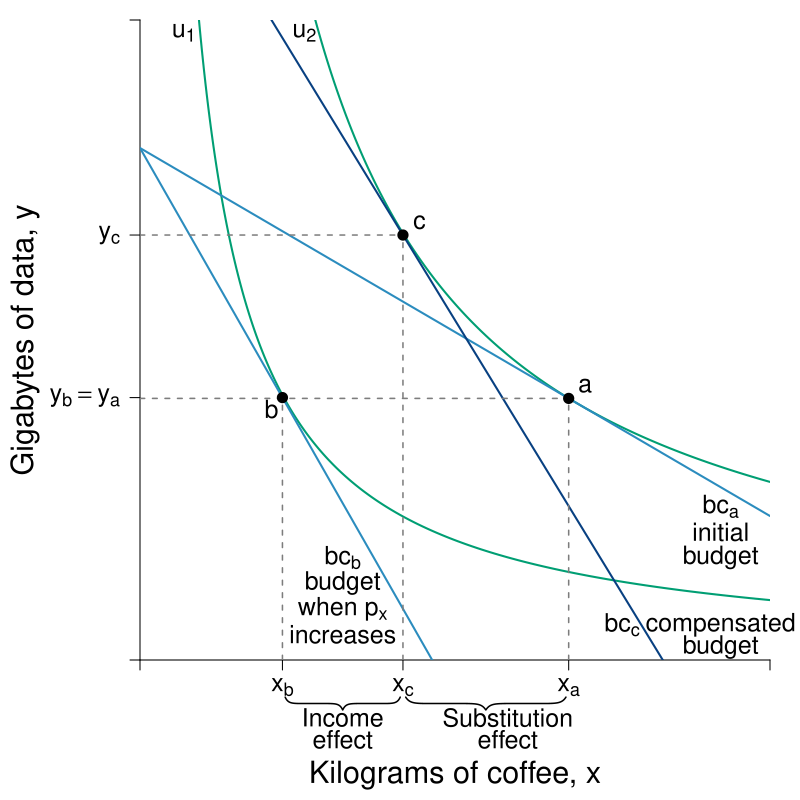

This chart was generated by the following R code:
#Graph Designer: Simon Halliday
#Authors: Bowles, Foley and Halliday
#Title: Coordination, Conflict and Competition: A Text in Microeconomics

library(shape)
library(pBrackets)

pdf(file = "indmarketdemand/decomposition_cd_update.pdf", width = 8, height = 8)

#Set parameters for graphics
axislabelsize <- 1.8
labelsize <- 1.5
namesize <- 1.8
annotatesize <- 1.5
graphlinewidth <- 2
segmentlinewidth <- 1.5

COL <- c("#7fc97f", "#beaed4", "#fdc086", "#ffff99", "#386cb0", "#f0027f", "#bf5b17", "#666666")
COLA <- c("#e0f3db", "#99d8c9","#66c2a4","#41ae76", "#238b45", "#005824")
COLB <- c("#c6dbef", "#4eb3d3", "#2b8cbe", "#0868ac","#084081")
COLC <- c("#fcfbfd", "#efedf5", "#dadaeb", "#bcbddc", "#9e9ac8", "#807dba", "#6a51a3", "#54278f", "#3f007d")
grays <- gray.colors(25, start = 1, end = 0)
CBCols <- c("#009E73","#0072B2","#E69F00","#CC79A7", "#F0E442")

#Edited the margins to cater for the larger LHS labels
par(mar =  c(7, 7, 1, 1.5))

#Original budget constraint and pivoted budget constraint

bc1 <- function(x, slope = 0.75) {
  40 - slope*x
}

bc2 <- function(x) {
  40 - .345*x
}

#Utility functions 

uFn <- function(x, y, alpha = 0.5){
  (x^alpha)*(y^(1-alpha))
}

#Compensated budget constraint parallel to bc1

cbc1 <- function(x, int = 66.8, slope = 0.7) {
  int - slope*x
}

#Add limits on axes and levels of utility for each indifference curve
ylims <- c(0, 50)
xlims <- c(0, 115)

npts <- 501 
x <- seq(xlims[1], xlims[2], length.out = npts)
y <- seq(ylims[1], ylims[2], length.out = npts) 

#a <- c(23.2, 36.6) #alpha = 0.6
a <- c(23.2, 40) #alpha = 0.6

plot(0, 0, xlim = xlims, ylim = ylims, type = "n",
     xlab = expression(paste("")),
     ylab = expression(paste("")), 
     xaxt = "n", 
     yaxt = "n", 
     cex.lab = axislabelsize, 
     bty = "n", 
     xaxs="i", 
     yaxs="i"
)

#x and y limits with plain axes without ticks/numbers to match previous graph

ticksx <- c(0, 26, 48, 78.25, xlims[2])
xlabels <- c(NA, expression(paste(x[b])), expression(paste(x[c])) , expression(paste(x[a])), NA)
ticksy <- c(0, bc1(26), cbc1(48), ylims[2])
ylabels <- c(NA, expression(paste(y[b] == y[a])), expression(paste(y[c])), NA)

axis(1, at = ticksx,  pos = 0, labels = xlabels, cex.axis = labelsize)
axis(2, at = ticksy,  pos = 0, labels = ylabels, las = 1, cex.axis = labelsize)

npts <- 500 
xx1 <- seq(xlims[1], xlims[2], length.out = npts)
xx2 <- seq(0, xlims[2], length.out = npts)
xx3 <- seq(xlims[1], 0, length.out = npts)
xx4 <- seq(-11, 0, length.out = npts)

contour(x, y, 
        outer(x, y, uFn),
        drawlabels = FALSE,
        col = CBCols[1],
        lwd = graphlinewidth,
        levels = a, 
        xaxs="i", 
        yaxs="i", 
        add = TRUE)

#Axis labels
#mtext(expression(paste("Kilograms of coffee, ", x)), side = 1, line = 2.5, cex = axislabelsize)
text(0.5*xlims[2], -9, expression(paste("Kilograms of coffee, ", x)), xpd = TRUE, cex = axislabelsize) 
text(-21, 0.5*ylims[2], expression(paste("Gigabytes of data, ", y)), xpd = TRUE, cex = axislabelsize, srt = 90) 

lines(xx1, bc1(xx1, slope = 0.75), col = COLB[3], lwd = graphlinewidth)
#lines(xx1, bc1(xx1, slope = 0.3), col = COLB[3], lwd = graphlinewidth)
lines(xx1, bc1(xx1, slope = 0.25), col = COLB[3], lwd = graphlinewidth)

lines(xx1, cbc1(xx1, int = 66.8, slope = 0.7), col = COLB[5], lwd = graphlinewidth)


#Label curves

text(8, 49, expression(u[1]), cex = labelsize)
text(30, 49, expression(u[2]), cex = labelsize)

text(37, 8, expression(bc[b]), cex = labelsize)
text(37, 6, expression(paste("budget")), cex = labelsize)
text(37, 4, expression(paste("when ", p[x])), cex = labelsize)
text(37, 2, expression(paste("increases")), cex = labelsize)

text(106, 12, expression(bc[a]), cex = labelsize)
text(106, 10, expression(paste("initial")), cex = labelsize)
text(106, 8, expression(paste("budget")), cex = labelsize)


text(88, 2.75, expression(bc[c]), cex = labelsize)
text(106, 2.75, expression(paste("compensated")), cex = labelsize, xpd = TRUE)
text(106, 1, expression(paste("budget")), cex = labelsize, xpd = TRUE)

#Label points e-sub, e, e'

text(48 + 3, cbc1(48) + 1, expression(paste(c)), cex = labelsize)
segments(48, 0, 48, cbc1(x = 48), lty = 2, col = grays[20], lwd = segmentlinewidth)
segments(0, cbc1(x = 48), 48, cbc1(48), lty = 2, col = grays[20], lwd = segmentlinewidth)
points(48, cbc1(x = 48), pch = 16, col = "black", cex = 1.5)

#Point on initial budget constraint
text(78.25 + 3, bc1(78.25, slope = 0.25) + 1, expression(paste(a)), cex = labelsize)
segments(78.25, 0, 78.25, bc1(x = 78.25, slope = 0.25), lty = 2, col = grays[20], lwd = segmentlinewidth)
segments(0, bc1(x = 78.25, slope = 0.25), 78.25, bc1(x = 78.25, slope = 0.25), lty = 2, col = grays[20], lwd = segmentlinewidth)
points(78.25, bc1(x = 78.25, slope = 0.25), pch = 16, col = "black", cex = 1.5)

#Point on budget constraint with price increase
text(26 - 2, bc1(26) - .9, expression(paste(b)), cex = labelsize)
segments(26, 0, 26, bc1(x = 26), lty = 2, col = grays[20], lwd = segmentlinewidth)
points(26, bc1(x = 26), pch = 16, col = "black", cex = 1.5)

brackets(48 - 0.5, -2.9, 26 + 0.5, -2.9,  h = 1,  ticks = 0.5, curvature = 0.5, type = 1,
         col = 1, lwd = segmentlinewidth, lty = 1, xpd = TRUE)

text(26 + (48 - 26)/2, -4.5, expression(paste("Income")), cex = labelsize, xpd = TRUE)
text(26 + (48 - 26)/2, -6.2, expression(paste("effect")), cex = labelsize, xpd = TRUE)


brackets(78.25 - 0.5, -2.9, 48 + 0.5, -2.9,  h = 1,  ticks = 0.5, curvature = 0.5, type = 1,
         col = 1, lwd = segmentlinewidth, lty = 1, xpd = TRUE)

text(56 + (78.25 - 56)/2, -4.5, expression(paste("Substitution")), cex = labelsize, xpd = TRUE)
text(56 + (78.25 - 56)/2, -6.2, expression(paste("effect")), cex = labelsize, xpd = TRUE)


#Label y-sub,x-sub,etc. on axes


dev.off()
